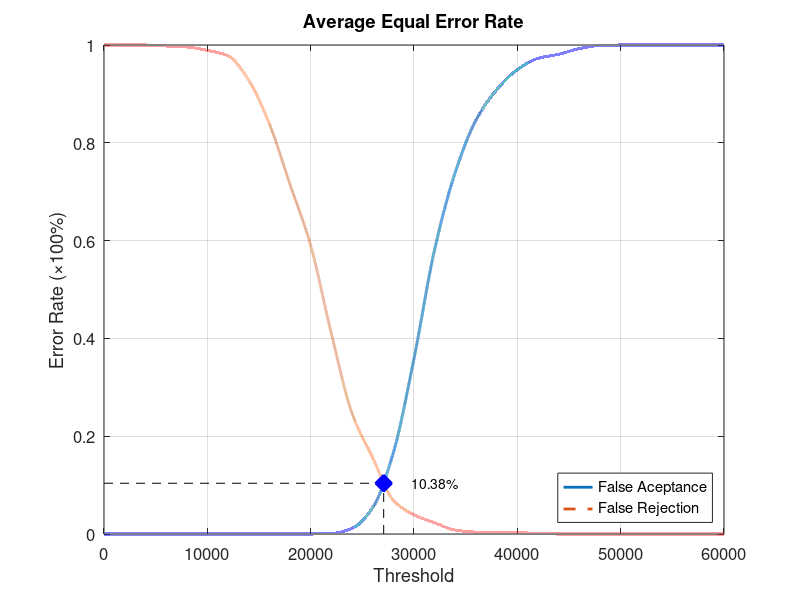
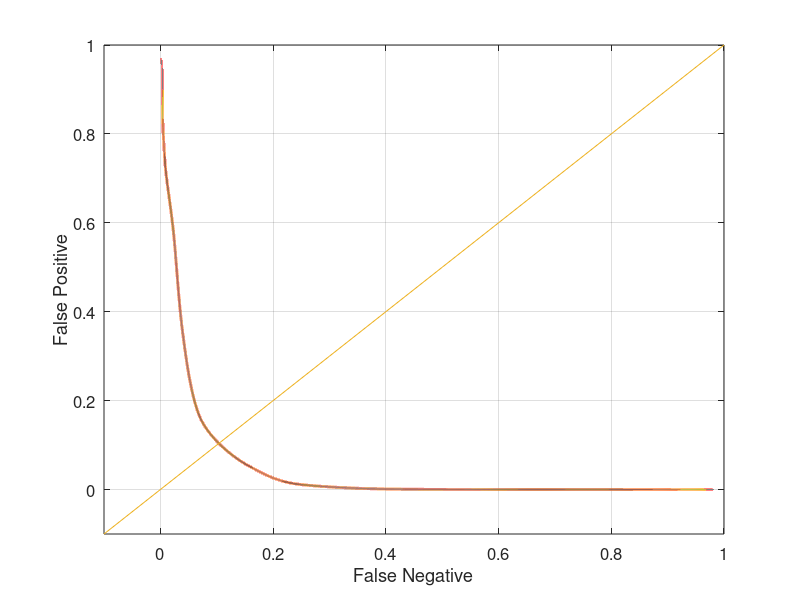

MATLAB code for these plots, in order:
function yEER = Database3Average
close all;
clear;
clc;
x = 0:2000:60000;
xq = 0:0.5:60000;

y0 = [0 0 0 0 0 0 0 0 0 0 0 0.00105263 0.0115789 0.0536842 0.166316 0.358947 0.582105 0.74 0.846316 0.908421 0.949474 0.972632 0.981053 0.992632 0.998947 1 1 1 1 1 1];
yy0 = interp1(x, y0, xq, 'pchip');
y1 = [1 1 1 0.998 0.996 0.989 0.978 0.928 0.839 0.715 0.59 0.41 0.247 0.156 0.069 0.039 0.023 0.008 0.004 0.004 0.003 0.001 0 0 0 0 0 0 0 0 0];
yy1 = interp1(x, y1, xq, 'pchip');

% Calculating EER: 
y2 = abs(y0 - y1);
find(y2 == min(y2))
yy2 = abs(yy0 - yy1);
xEER = find(yy2 == min(yy2));
xEERIndex = xq(xEER) % X-axis EER
yEER = yy0(xEER) % Y-axis EER

main = figure
plot(xq, yy0,'-','LineWidth', 2);	hold on
plot(xq, yy1,'--','LineWidth', 2);	hold on
plot([xEERIndex xEERIndex], [0 yEER], 'k--');	hold on
plot([0 xEERIndex], [yEER yEER], 'k--');	hold on
plot(xEERIndex, yEER, 'bx', 'LineWidth', 10);	hold on
text(xEERIndex + 10 * xEERIndex / 100, yEER, [num2str(round((10000 * yEER)) / 100) '%'])
legend('False Aceptance', 'False Rejection', 'Location', 'SouthEast')
xlabel('Threshold')
ylabel('Error Rate (\times100%)')
title('Average Equal Error Rate')
set(gca, 'FontSize', 12)
axis([0 60000 0 1])
grid on

print(main, 'Database3AverageMain', '-dpng');
FNRxFPR = figure('Color', [1 1 1]);
plot(yy1, yy0, '-', yy1, yy0, 'LineWidth', 2);
hold on
y = -0.1:0.1:1
plot(y, y); 
set(gca, 'FontSize', 12)
xlabel('False Negative')
ylabel('False Positive')
axis([-0.1 1 -0.1 1])
set(gca, 'FontSize', 12)
grid on

print(FNRxFPR, 'Database3AverageFNRxFPR','-dpng');
end
